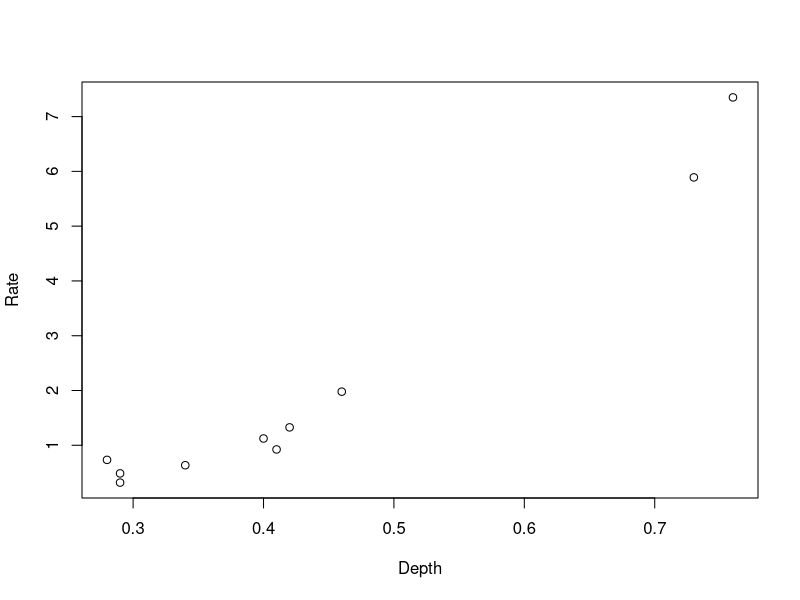
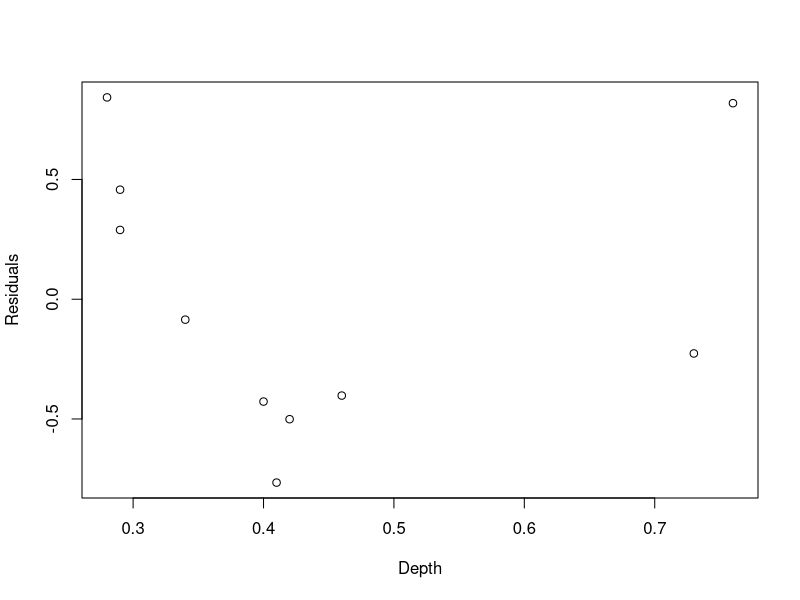
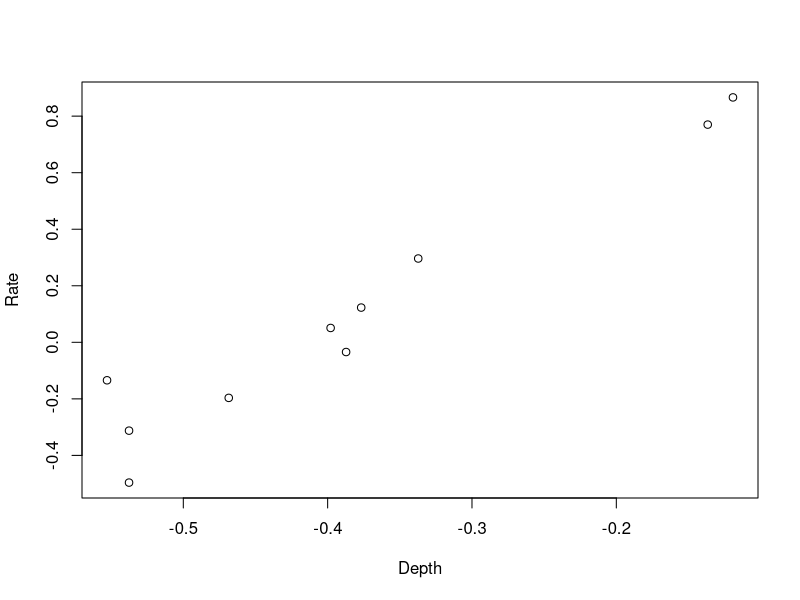
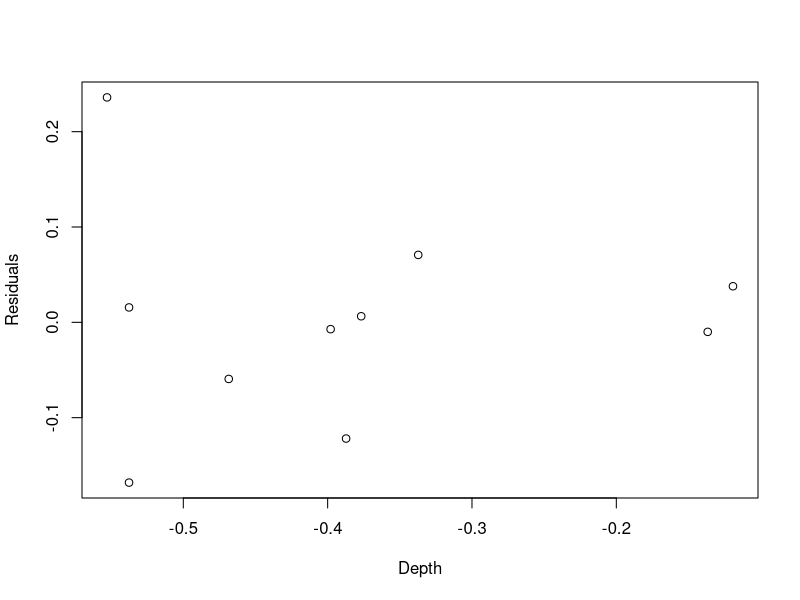

The R script that drew these images, in order:
# Page 551

env_table = data.frame(Depth = c(0.34, 0.29, 0.28, 0.42, 0.29, 0.41, 0.76, 0.73, 0.46, 0.4),
                       Rate = c(0.636, 0.319, 0.734, 1.327, 0.487, 0.924, 7.35, 5.89, 1.979, 1.124))
plot(env_table)

env_reg = lm(Rate ~ Depth , data = env_table)
residue = resid(env_reg)

plot(env_table$Depth, residue, xlab = "Depth", ylab = "Residuals")

log_table = log(env_table, base = 10)
plot(log_table)

env_log_reg = lm(Rate ~ Depth, data = log_table)
log_residue = resid(env_log_reg)
plot(log_table$Depth, log_residue, xlab = "Depth", ylab = "Residuals")
